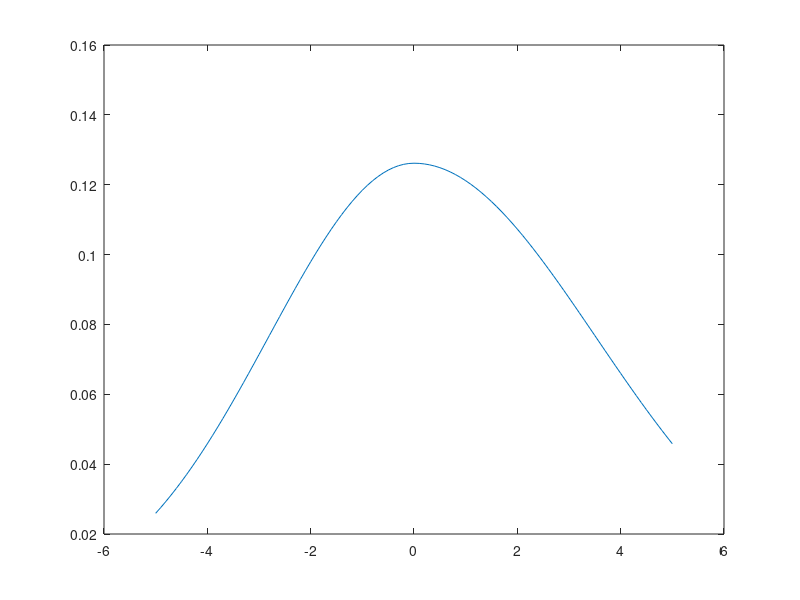
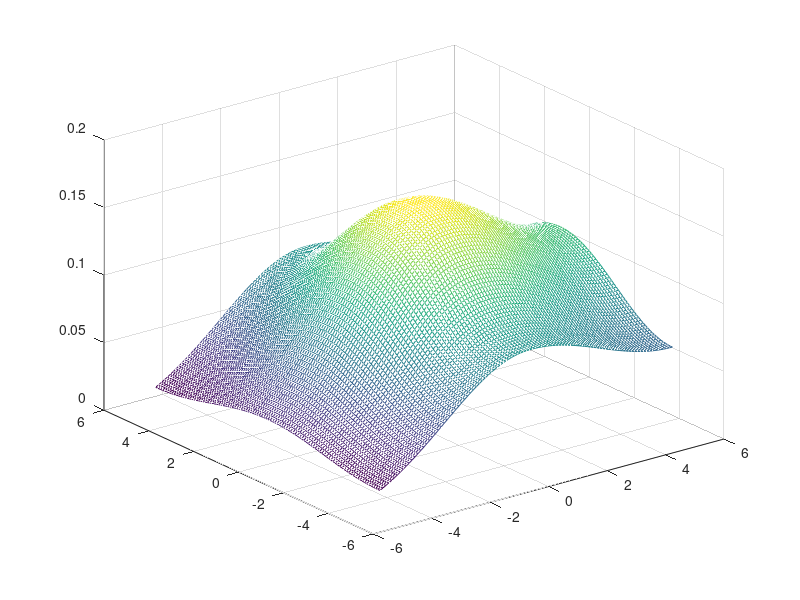

These figures' MATLAB source, in order:
%% Unit-symmetric Gaussian probability distribution function
% to study about the skewed distribution of Guassian pdf.
% Author: Yang LI
% Date: Dec 16th, 2019
close all
clear

V = 10;
alpha = 0.9;
lambdaX = 10; lambdaY = 10;
x1pos = 0:0.1:5; x1neg = -5:0.1:0; x1neg(end)=[];
x2pos = 0:0.1:5; x2neg = -5:0.1:0; x2neg(end)=[];
x2 = [x2neg,x2pos];

%% 1D situation
Sneg = inv(sqrt(2*pi*lambdaX)) * exp(-0.5*inv(lambdaX)*(alpha/(2*alpha-1)*x1neg).^2);
Spos = inv(sqrt(2*pi*lambdaX)) * exp(-0.5*inv(lambdaX)*(alpha*x1pos).^2);
S = [Sneg,Spos];
figure;plot([x1neg,x1pos],S)

%% 2D situation
[Xpos,Ypos] = meshgrid(x1pos,x2);
[Xneg,Yneg] = meshgrid(x1neg,x2);
Sigma = [lambdaX,0;0,lambdaY];

Hpos = V/(2*pi*det(Sigma)^0.5)*exp(-0.5*(inv(lambdaX)*(alpha*Xpos).^2 + ...
    inv(lambdaY)*Ypos.^2));
Hneg = V/(2*pi*det(Sigma)^0.5)*exp(-0.5*(inv(lambdaX)*(alpha/(2*alpha-1)*Xneg).^2 + ...
    inv(lambdaY)*Yneg.^2));

% the wall effect
xf = 5; yr = -5; yl = 5;
KK = V/(2*pi*det(Sigma)^0.5);

Hpos = Hpos + KK *exp(-0.5*(inv(lambdaX)*(alpha*Xpos).^2 + ...
    inv(lambdaY)*(-(Ypos-(2*yl-0))).^2)); % yl - pos
Hneg = Hneg + KK*exp(-0.5*(inv(lambdaX)*(alpha/(2*alpha-1)*Xneg).^2 + ...
    inv(lambdaY)*(-(Yneg-(2*yl-0))).^2)); % yl - neg

Hpos = Hpos + KK*exp(-0.5*(inv(lambdaX)*(alpha*Xpos).^2 + ...
    inv(lambdaY)*(-(Ypos-(2*yr-0))).^2)); % yr - pos
Hneg = Hneg + KK*exp(-0.5*(inv(lambdaX)*(alpha/(2*alpha-1)*Xneg).^2 + ...
    inv(lambdaY)*(-(Yneg-(2*yr-0))).^2)); % yr - neg

Hneg = Hneg + KK*exp(-0.5*(inv(lambdaX)*(alpha*(-(Xneg-(2*xf-0)))).^2 + ...
    inv(lambdaY)*Yneg.^2)); % xf - neg
Hneg = Hneg + KK*exp(-0.5*(inv(lambdaX)*(alpha*(-(Xneg-(2*xf-0)))).^2 + ...
    inv(lambdaY)*(-(Yneg-(2*yl-0))).^2)); % xf & yl - neg
Hneg = Hneg + KK*exp(-0.5*(inv(lambdaX)*(alpha*(-(Xneg-(2*xf-0)))).^2 + ...
    inv(lambdaY)*(-(Yneg-(2*yr-0))).^2)); % xf & yr - neg

Hpos = Hpos + KK*exp(-0.5*(inv(lambdaX)*(alpha*(-(Xpos-(2*xf-0)))).^2 + ...
    inv(lambdaY)*Ypos.^2)); % xf - pos
Hpos = Hpos + KK*exp(-0.5*(inv(lambdaX)*(alpha*(-(Xpos-(2*xf-0)))).^2 + ...
    inv(lambdaY)*(-(Ypos-(2*yl-0))).^2)); % xf & yl - pos
Hpos = Hpos + KK*exp(-0.5*(inv(lambdaX)*(alpha*(-(Xpos-(2*xf-0)))).^2 + ...
    inv(lambdaY)*(-(Ypos-(2*yr-0))).^2)); % xf & yr - pos

H = [Hneg,Hpos];

X = [Xneg,Xpos]; Y = [Yneg,Ypos];
figure;mesh(X,Y,H)